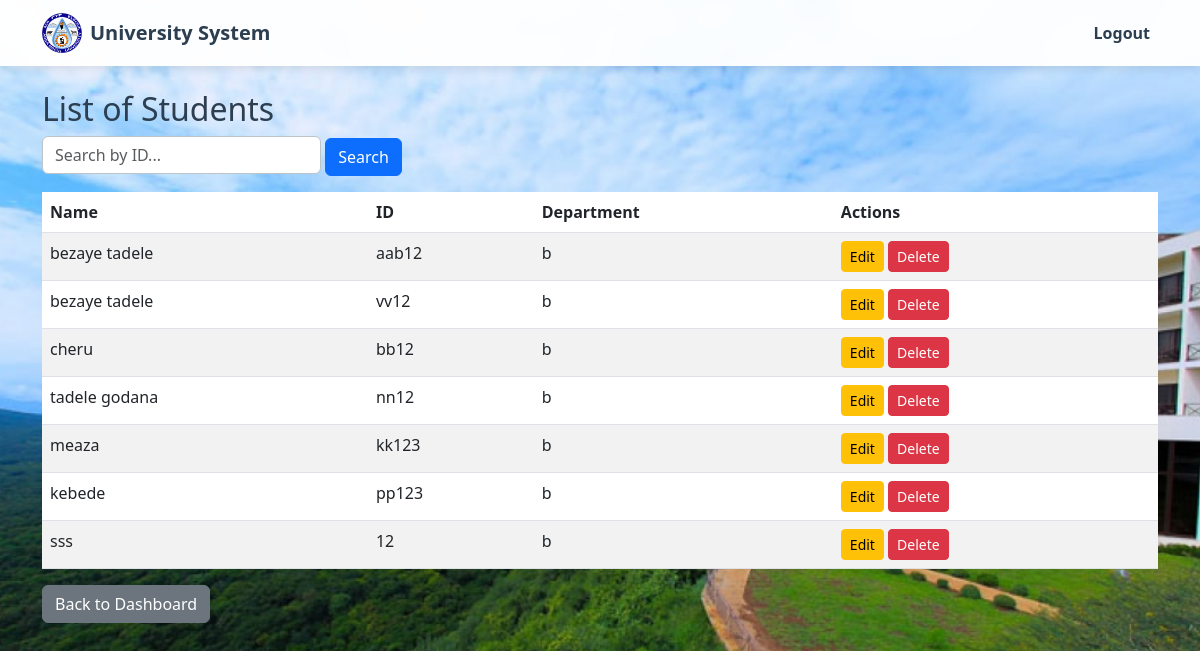
/students (signed in), run on the app's committed database.
### main.py (models this page shows)
class Student(db.Model):
    id = db.Column(db.Integer, primary_key=True)
    full_name = db.Column(db.String(100), nullable=False)
    id_number = db.Column(db.String(20), unique=True, nullable=False)
    department = db.Column(db.String(50))
    email = db.Column(db.String(50))

### main.py (the view)
@app.route('/students')
@login_required
def list_students():
    query = request.args.get('id_number')
    if query:
        students = Student.query.filter(Student.id_number.contains(query)).all()
    else:
        students = Student.query.all()
    return render_template('students.html', students=students)

### main.py (called while the page is built)
@login_manager.user_loader
def load_user(user_id):
    return User.query.get(int(user_id))

### templates/students.html
{% extends 'base.html' %}
{% block content %}
<h2>List of Students</h2>
<form method="GET" class="mb-3">
    <input type="text" name="id_number" placeholder="Search by ID..." class="form-control d-inline w-25">
    <button type="submit" class="btn btn-primary">Search</button>
</form>
<table class="table table-striped">
    <thead><tr><th>Name</th><th>ID</th><th>Department</th><th>Actions</th></tr></thead>
    <tbody>
    {% for student in students %}
    <tr>
        <td>{{ student.full_name }}</td>
        <td>{{ student.id_number }}</td>
        <td>{{ student.department }}</td>
        <td>
            <a href="/edit/{{ student.id }}" class="btn btn-warning btn-sm">Edit</a>
            <a href="/delete/{{ student.id }}" class="btn btn-danger btn-sm" onclick="return confirm('Are you sure?')">Delete</a>
        </td>
    </tr>
    {% endfor %}
    </tbody>
</table>
<a href="/" class="btn btn-secondary">Back to Dashboard</a>
{% endblock %}

### templates/base.html (shortened to what this page needs)
<!DOCTYPE html>
<html lang="en">
<head>
    <link href="https://cdn.jsdelivr.net/npm/bootstrap@5.3.0/dist/css/bootstrap.min.css" rel="stylesheet">
</head>
<body>
    <nav class="navbar navbar-expand-lg mb-4">
        <div class="container">
            <a class="navbar-brand d-flex align-items-center" href="/">
                <img src="{{ url_for('static', filename='logo.png') }}" width="40" height="40" class="me-2">
                University System
            </a>
            <div class="navbar-nav ms-auto">
                <a class="nav-link" href="/logout">Logout</a>
            </div>
        </div>
    </nav>
    <div class="container">
        {% block content %}{% endblock %}
    </div>
</body>
</html>

### data on the page
Student: full_name "bezaye tadele", id_number "aab12", department "b"
Student: full_name "bezaye tadele", id_number "vv12", department "b"
Student: full_name "cheru", id_number "bb12", department "b"
Student: full_name "tadele godana", id_number "nn12", department "b"
Student: full_name "meaza", id_number "kk123", department "b"
Student: full_name "kebede", id_number "pp123", department "b"
Student: full_name "sss", id_number "12", department "b"
